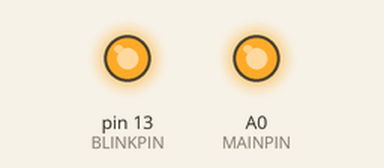
Recording of a sketch running on a simulated Arduino Uno, built with avr-gcc and run on an emulated ATmega328P. On the bench: output pins drawn as LEDs (lit = HIGH).

Above: at 0.1 s.
At 15.1 s:
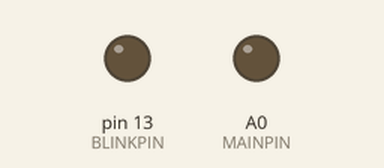
Timing chart, 0 to 16.6 s (numbered marks = the images above):
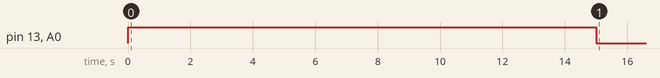

The sketch:

sketch_jan29a.ino
```cpp
 int MAINPIN = A0;
 int BLINKPIN = 13;

 long watertime = 15000;
 long waitTime = 120000;

void setup() {
  // put your setup code here, to run once:
  pinMode(MAINPIN, OUTPUT);
  pinMode(BLINKPIN, OUTPUT);
}

void loop() {
  // put your main code here, to run repeatedly:
  digitalWrite(MAINPIN, HIGH);
  digitalWrite(BLINKPIN, HIGH);
  delay(watertime);
  digitalWrite(MAINPIN, LOW);
  digitalWrite(BLINKPIN, LOW);
  delay(waitTime);
}
```

Measured:
- by itself, pin 13 (BLINKPIN), A0 (MAINPIN): LOW → HIGH at 0.00 s, → LOW 15.0 s later
